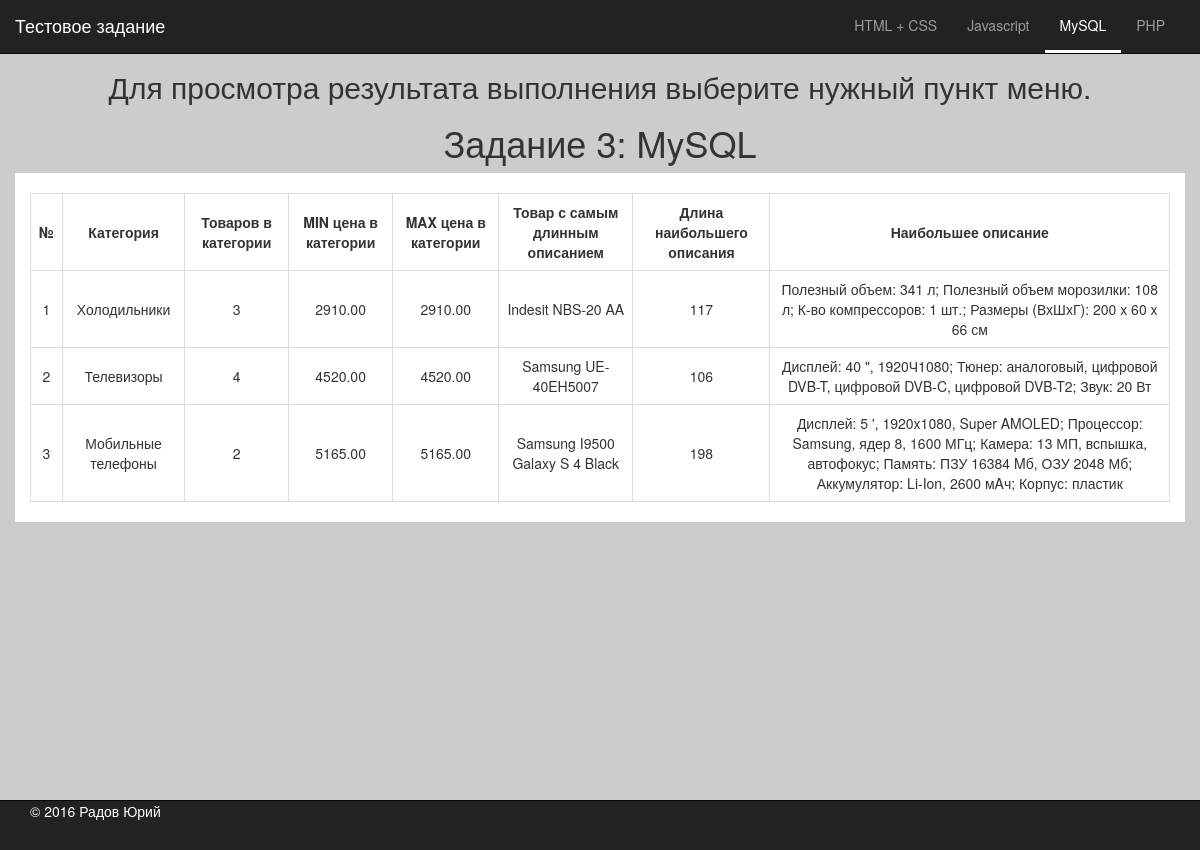
The app's page /mysql with its own data.
### tables this page shows
CREATE TABLE IF NOT EXISTS `products` (
  `id` int(11) NOT NULL AUTO_INCREMENT,
  `category_id` int(11) NOT NULL,
  `price` decimal(10,2) NOT NULL,
  `name` varchar(128) NOT NULL,
  `description` varchar(1024) NOT NULL,
  PRIMARY KEY (`id`)
);

CREATE TABLE IF NOT EXISTS `categories` (
  `id` int(11) NOT NULL AUTO_INCREMENT,
  `name` varchar(32) NOT NULL,
  PRIMARY KEY (`id`)
);

### functions/funcs.php (called while the page is built, shortened)
<?php
function getContent($content)
{
    $pages = [
        'html',
        'js-jq',
        'mysql',
        'php'
    ];
    return in_array($content,$pages);
}

### _content/mysql.include.php (the view, shortened to what this page needs)
<?php
$mysqli = new mysqli(HOST, USER, PASS, DB);
$query = "SELECT
       c.id,
	   c.name AS cat,
	   COUNT(n.id) AS qty,
	   MIN(p.price) AS min_price,
	   Max(p.price) AS max_price,
	   p.category_id,
	   p.id,
	   p.name,
	   p.description,
	   CHARACTER_LENGTH(p.description) AS leng
FROM products p
LEFT OUTER JOIN categories c
ON  c.id = p.category_id
LEFT OUTER JOIN products n
ON  c.id = n.category_id
WHERE p.description IN
(
	SELECT MAX(p.description)
	FROM products p
	LEFT OUTER JOIN categories c
	ON  c.id = p.category_id
	GROUP BY  p.category_id
)GROUP BY  p.category_id";
$result = $mysqli->query($query);
$res = [];
while($row = mysqli_fetch_assoc($result))
{
    $res[] = $row;
}
?>
<h1>Задание 3: MySQL</h1>
<div class="mysql container">
<table class="table table-bordered">
    <tr>
      <th class="th">№</th>
      <th>Категория</th>
      <th>Товаров в категории</th>
      <th>MIN цена в категории</th>
      <th>MAX цена в категории</th>
      <th>Товар с самым длинным описанием</th>
      <th>Длина наибольшего описания</th>
      <th class="th">Наибольшее описание</th>
    </tr>
    <?php foreach($res as $k=>$v):?>
        <tr>
            <td><?=$k+1; ?></td>
            <td><?=$v['cat']; ?></td>
            <td><?=$v['qty']; ?></td>
            <td><?=$v['min_price']; ?></td>
            <td><?=$v['max_price']; ?></td>
            <td><?=$v['name']; ?></td>
            <td><?=$v['leng']; ?></td>
            <td><?=$v['description']; ?></td>
        </tr>
    <?php endforeach;?>
</table>
</div>

### index.php (shortened to what this page needs)
<?php
require_once 'functions/funcs.php';
$content = ($_GET)?$_GET['task']:'html';
$content = (getContent($content))?$content:'html';
?>
<!DOCTYPE html>
<html lang="ru">
  <head>
    <link href="css/bootstrap.min.css" rel="stylesheet">
    <link href="css/my_style.css" rel="stylesheet">
  </head>
  <body>
  <nav class="navbar navbar-inverse navbar-fixed-top">
      <div class="container-fluid">
          <div class="navbar-header">
                  <a class="navbar-brand" style="color: white;">Тестовое задание</a>
          </div>
          <div class="collapse navbar-collapse" id="bs-example-navbar-collapse-1">
              <ul class="nav navbar-nav navbar-right menu">
                  <li><a href="html" class="task <?php if($content == 'html')echo 'active';?>">HTML + CSS</a></li>
                  <li><a href="js-jq" class="task <?php if($content == 'js-jq')echo 'active';?>">Javascript</a></li>
                  <li><a href="mysql" class="task <?php if($content == 'mysql')echo 'active';?>">MySQL</a></li>
                  <li><a href="php" class="task <?php if($content == 'php')echo 'active';?>">PHP</a></li>
              </ul>
          </div>
      </div>
  </nav>
  <div class="container main">
      <div class="row content">
          <h2>Для просмотра результата выполнения выберите нужный пункт меню. </h2>
          <?php require_once '_content/'.$content.'.include.php'; ?>
      </div>
  </div>
  <footer>
      <nav class="navbar navbar-inverse navbar-fixed-bottom" role="navigation">
          <div class="container footer">
              &copy; <?=date('Y'); ?> Радов Юрий
          </div>
      </nav>
  </footer>
  </body>
</html>

### css/my_style.css (style rules this page uses)
html, body, .main { height: 100%; width: 100%; }
.active { border-bottom: 3px solid white; color: white!important; }
.content { background-color: #cccccc; height: 100%; margin-top: 50px; }
.footer { color: #fff; }
h2 { text-align: center; }
.menu { padding-right: 20px; }
h1 { text-align: center; }

### _content/mysql.include.php (style rules this page uses)
.mysql { background-color: white; margin: 0 auto; text-align: center; }
table { margin-top: 20px; }
th, td { text-align: center; vertical-align: middle!important; }
tr { font-size: 14px; }

### records on screen
products: category.name "Холодильники", qty "3", min_price "2910.00", max_price "2910.00", name "Indesit NBS-20 AA", leng "117", description "Полезный объем: 341 л; Полезный объем морозилки: 108 л; К-во компрессоров: 1 шт.; Размеры (ВхШхГ): 200 x 60 x 66 см"
products: category.name "Телевизоры", qty "4", min_price "4520.00", max_price "4520.00", name "Samsung UE-40EH5007", leng "106", description "Дисплей: 40 \", 1920Ч1080; Тюнер: аналоговый, цифровой DVB-T, цифровой DVB-C, цифровой DVB-T2; Звук: 20 Вт"
products: category.name "Мобильные телефоны", qty "2", min_price "5165.00", max_price "5165.00", name "Samsung I9500 Galaxy S 4 Black", leng "198", description "Дисплей: 5 ', 1920x1080, Super AMOLED; Процессор: Samsung, ядер 8, 1600 МГц; Камера: 13 МП, вспышка, автофокус; Память: ПЗУ 16384 Mб, ОЗУ 2048 Мб; Аккумулятор: Li-Ion, 2600 мAч; Корпус: пластик"
